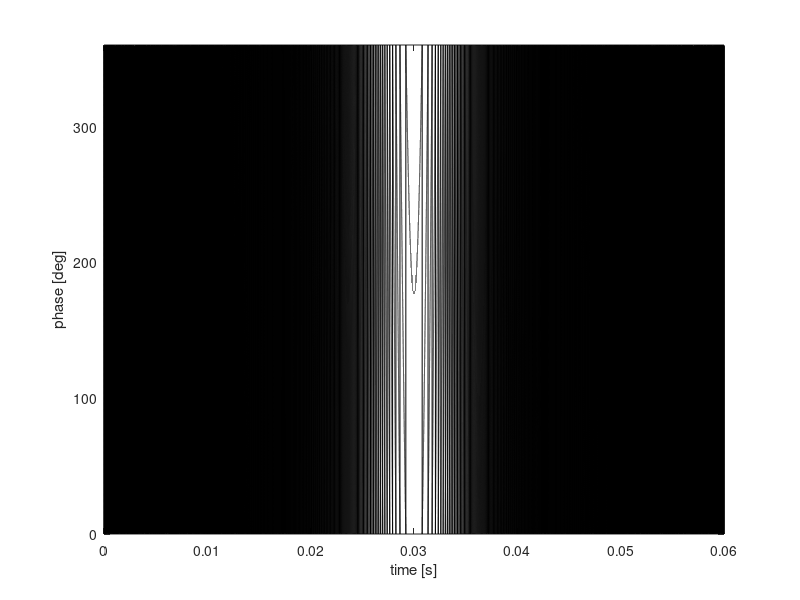
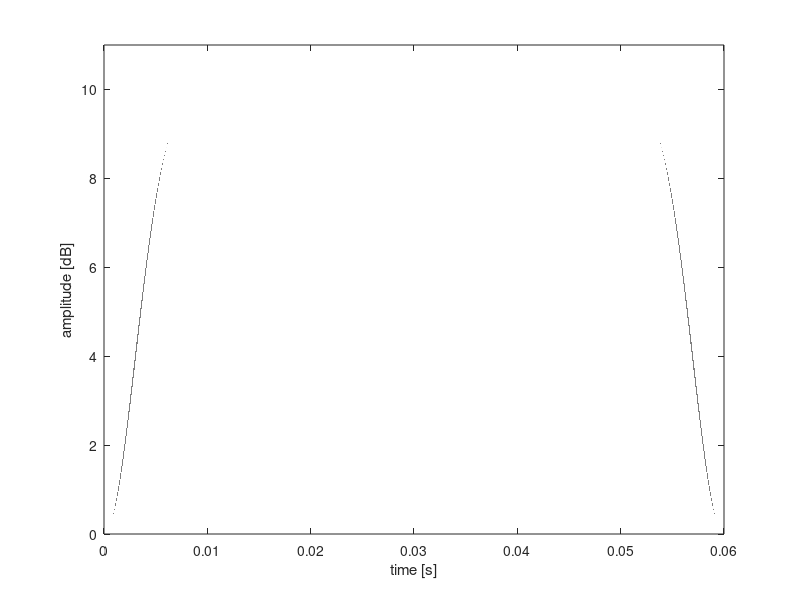

Recreate these plots in MATLAB, in order.
% CHIRP phase table generator for Tecmag
% Adapted from Tecmag's CHIRP script

clear
clc
close all

%%%%%%% User-defined parameters %%%%%%%
tic
dt = 50e-9 ; %time per point in waveform (s) [Scout limit is 20ns]
% N = 500000; %points to define the waveform
tau = 0.060; %pulse length (s)
sliceheight = 0.350; %mm
G = 6.59; %T m-1, B0 field gradient
offset = 0; %mm, frequency offset (if applicable)
amplitude = 10; %dB, for Tecmag
% NOTE: positive offset moves to the left in the FT spectrum (negative
% position)

%%%%%%% END User-defined parameters %%%%%%%


N = round(tau/dt); %number of points per pulse waveform
% dt = (tau/N); %time per point in waveform (s) [Scout limit is 20 ns]
gamma = 42.576; %MHz T-1
SW = sliceheight*G*gamma*1000; %Hz
offsetHz = offset*1000*G*gamma; %Hz

phase = zeros(N,1);
ind = 1:N;
f = (ind-N/2)*(SW/N);
inc = 2*pi*f*dt;
cinc = cumsum(inc);
o_inc = 2*pi*offsetHz*dt;
phase = phase + cinc' - o_inc;
phase = mod((phase*360/2/pi),360);
toc
dlmwrite('CHIRP_Phase.dat',phase);
toc

figure(1)
t = linspace(0,tau,N);
plot(t,phase,'-k')
xlabel('time [s]')
ylabel('phase [deg]')
ylim([0 360])


tamp = linspace(0,tau,N);
amp = amplitude*(1-(cos(pi*tamp/tau)).^40);
toc
dlmwrite('CHIRP_Amp.dat',amp');
toc
figure(2)
plot(tamp,amp,'-k')
xlabel('time [s]')
ylabel('amplitude [dB]')
ylim([0 amplitude+1])
